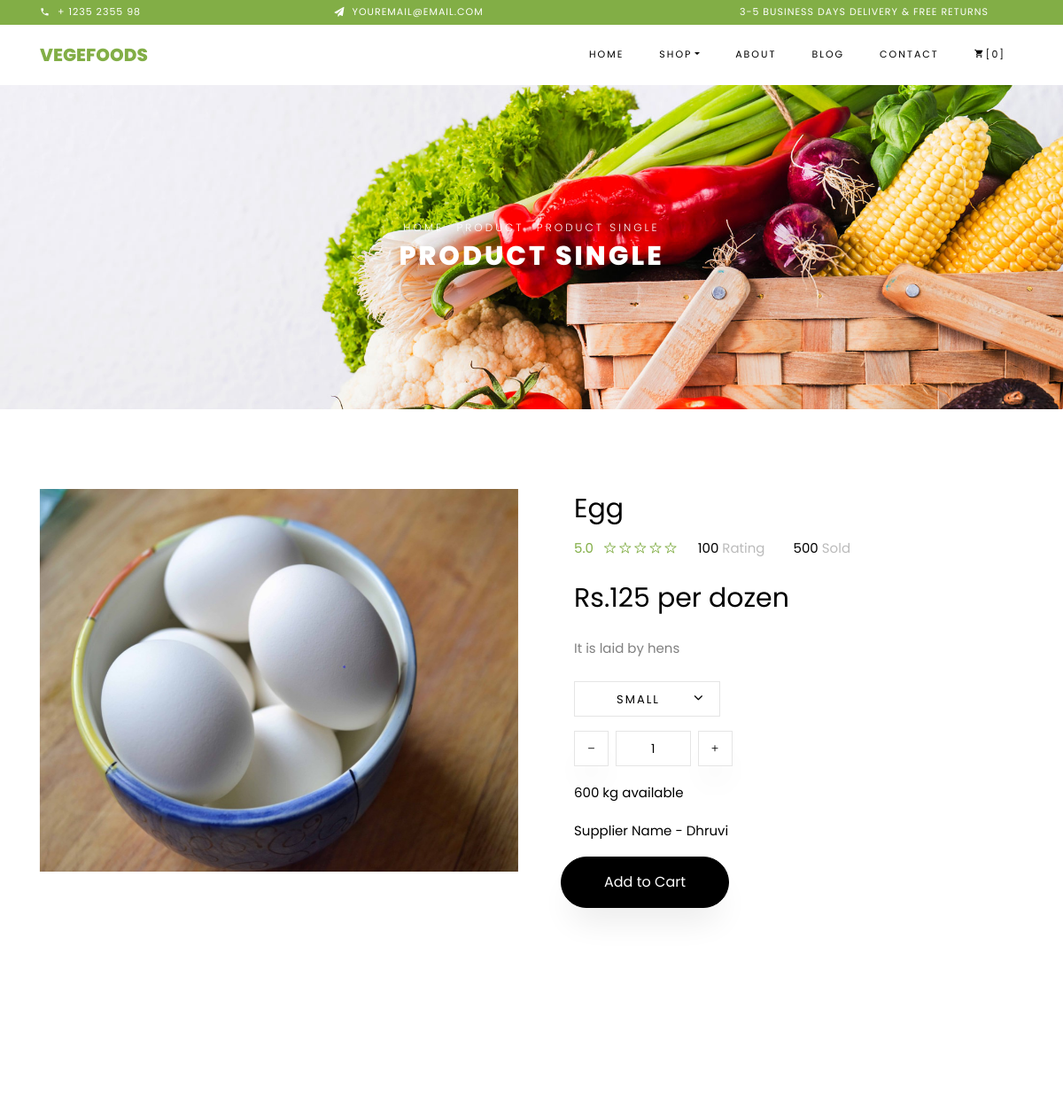
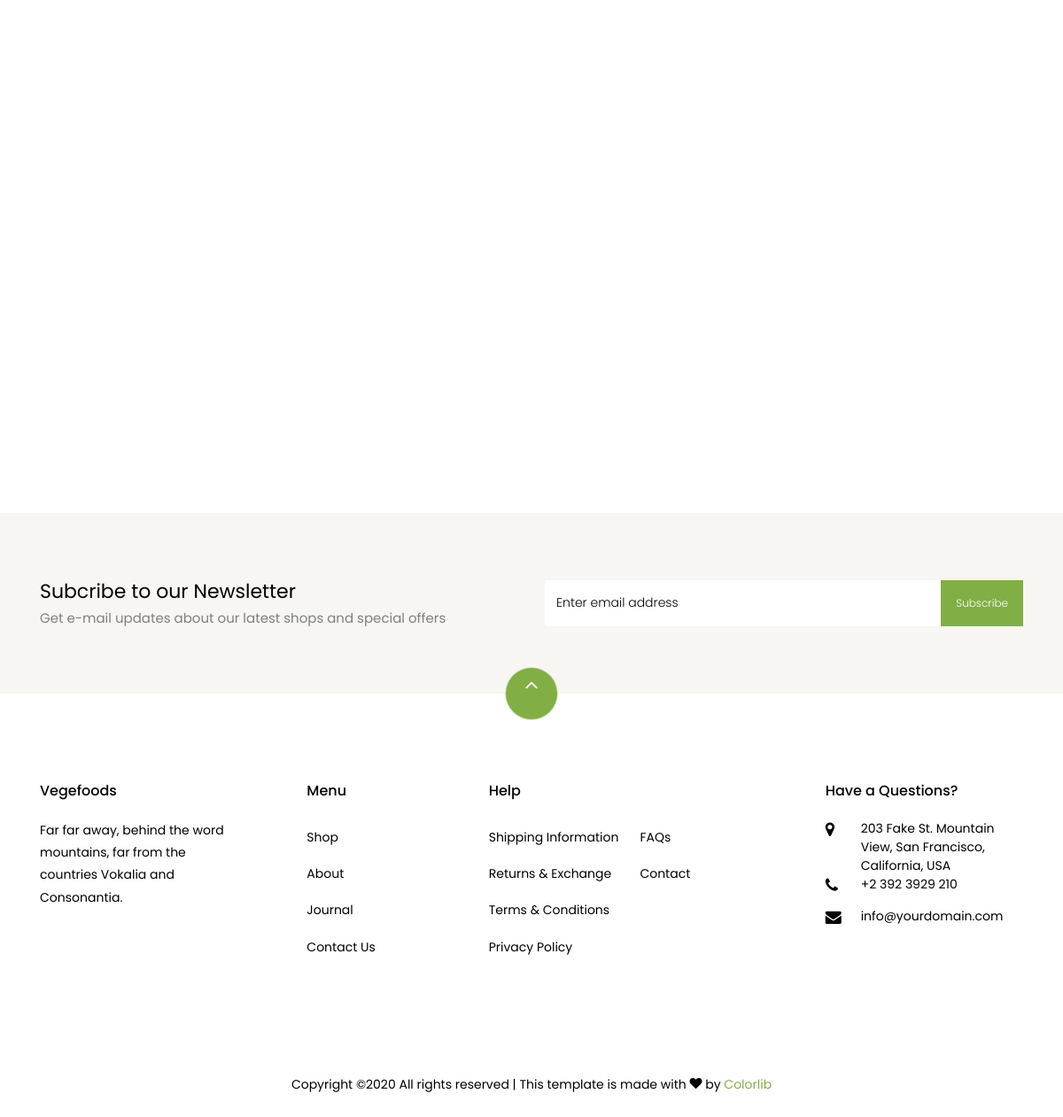
The page /product-single/Egg on the database its author committed (2 pictures, top to bottom).
### shop/models.py (models this page shows)
class Product(models.Model):
    product_name = models.CharField(max_length=100)
    supplier = models.ForeignKey(Supplier, on_delete=models.CASCADE, null=True)
    description = models.CharField(max_length=150)
    product_price = models.IntegerField(default=0)
    out_of_stock = models.BooleanField(default=False)
    category = models.CharField(max_length=100)
    product_image = models.CharField(max_length=100)

class Supplier(models.Model):
    supplier_name = models.CharField(max_length=100)
    phone = models.CharField(max_length=10)

### shop/views.py (the view)
# urls.py: path('product-single/<slug:name>',views.product_single,name='product_single'),
def product_single(request, name):
    pdata = Product.objects.get(product_name=name)
    print(pdata.supplier.supplier_name)
    return render(request, 'product-single.html',{'pdata':pdata})

### templates/product-single.html (shortened to what this page needs)
{% load static %}
{% static "images" as BaseUrl%}
<!DOCTYPE html>
<html lang="en">
  <head>
    <link rel="stylesheet" href="{% static 'css/open-iconic-bootstrap.min.css'%}">
    <link rel="stylesheet" href="{% static 'css/animate.css'%}">
    <link rel="stylesheet" href="{% static 'css/owl.carousel.min.css'%}">
    <link rel="stylesheet" href="{% static 'css/owl.theme.default.min.css'%}">
    <link rel="stylesheet" href="{% static 'css/magnific-popup.css'%}">
    <link rel="stylesheet" href="{% static 'css/aos.css'%}">
    <link rel="stylesheet" href="{% static 'css/ionicons.min.css'%}">
    <link rel="stylesheet" href="{% static 'css/bootstrap-datepicker.css'%}">
    <link rel="stylesheet" href="{% static 'css/jquery.timepicker.css'%}">
    <link rel="stylesheet" href="{% static 'css/flaticon.css'%}">
    <link rel="stylesheet" href="{% static 'css/icomoon.css'%}">
    <link rel="stylesheet" href="{% static 'css/style.css'%}">
  </head>
  <body class="goto-here">
		<div class="py-1 bg-primary">
    	<div class="container">
    		<div class="row no-gutters d-flex align-items-start align-items-center px-md-0">
	    		<div class="col-lg-12 d-block">
		    		<div class="row d-flex">
		    			<div class="col-md pr-4 d-flex topper align-items-center">
					    	<div class="icon mr-2 d-flex justify-content-center align-items-center"><span class="icon-phone2"></span></div>
						    <span class="text">+ 1235 2355 98</span>
					    </div>
					    <div class="col-md pr-4 d-flex topper align-items-center">
					    	<div class="icon mr-2 d-flex justify-content-center align-items-center"><span class="icon-paper-plane"></span></div>
						    <span class="text">youremail@email.com</span>
					    </div>
					    <div class="col-md-5 pr-4 d-flex topper align-items-center text-lg-right">
						    <span class="text">3-5 Business days delivery &amp; Free Returns</span>
					    </div>
				    </div>
			    </div>
		    </div>
		  </div>
    </div>
    <nav class="navbar navbar-expand-lg navbar-dark ftco_navbar bg-dark ftco-navbar-light" id="ftco-navbar">
	    <div class="container">
	      <a class="navbar-brand" href="index.html">Vegefoods</a>
	      <div class="collapse navbar-collapse" id="ftco-nav">
	        <ul class="navbar-nav ml-auto">
	          <li class="nav-item"><a href="{% url 'home' %}" class="nav-link">Home</a></li>
	          <li class="nav-item active dropdown">
              <a class="nav-link dropdown-toggle" href="{% url 'shop' %}" id="dropdown04" data-toggle="dropdown" aria-haspopup="true" aria-expanded="false">Shop</a>
            </li>
	          <li class="nav-item"><a href="about.html" class="nav-link">About</a></li>
	          <li class="nav-item"><a href="blog.html" class="nav-link">Blog</a></li>
	          <li class="nav-item"><a href="contact.html" class="nav-link">Contact</a></li>
	          <li class="nav-item cta cta-colored"><a href="{% url 'cart' %}" class="nav-link"><span class="icon-shopping_cart"></span>[0]</a></li>
	        </ul>
	      </div>
	    </div>
	  </nav>
	<div class="hero-wrap hero-bread" style="background-image: url({{BaseUrl}}/bg_1.jpg);">
      <div class="container">
        <div class="row no-gutters slider-text align-items-center justify-content-center">
          <div class="col-md-9 ftco-animate text-center">
          	<p class="breadcrumbs"><span class="mr-2"><a href="index.html">Home</a></span> <span class="mr-2"><a href="index.html">Product</a></span> <span>Product Single</span></p>
            <h1 class="mb-0 bread">Product Single</h1>
          </div>
        </div>
      </div>
    </div>
    <section class="ftco-section">
    	<div class="container">
    		<div class="row">
    			<div class="col-lg-6 mb-5 ftco-animate">
    				<a href="{{BaseUrl}}/{{pdata.product_image}}" class="image-popup"><img src="{{BaseUrl}}/{{pdata.product_image}}" class="img-fluid" alt="Colorlib Template"></a>
    			</div>
    			<div class="col-lg-6 product-details pl-md-5 ftco-animate">
    				<h3>{{pdata.product_name}}</h3>
    				<div class="rating d-flex">
							<p class="text-left mr-4">
								<a href="#" class="mr-2">5.0</a>
								<a href="#"><span class="ion-ios-star-outline"></span></a>
								<a href="#"><span class="ion-ios-star-outline"></span></a>
								<a href="#"><span class="ion-ios-star-outline"></span></a>
								<a href="#"><span class="ion-ios-star-outline"></span></a>
								<a href="#"><span class="ion-ios-star-outline"></span></a>
							</p>
							<p class="text-left mr-4">
								<a href="#" class="mr-2" style="color: #000;">100 <span style="color: #bbb;">Rating</span></a>
							</p>
							<p class="text-left">
								<a href="#" class="mr-2" style="color: #000;">500 <span style="color: #bbb;">Sold</span></a>
							</p>
						</div>
    				<p class="price"><span>Rs.{{pdata.product_price}} per dozen</span></p>
						<p>{{pdata.description}}</p>
						<div class="row mt-4">
							<div class="col-md-6">
								<div class="form-group d-flex">
		              <div class="select-wrap">
	                  <div class="icon"><span class="ion-ios-arrow-down"></span></div>
	                  <select name="" id="" class="form-control">
	                  	<option value="">Small</option>
	                  </select>
	                </div>
		            </div>
							</div>
					<form  method="post" action="{% url 'add_to_cart' name=pdata.product_name %}">
					<div class="input-group col-md-6 d-flex mb-3">
	             		<span class="input-group-btn mr-2">
	                		<button type="button" class="quantity-left-minus btn"  data-type="minus" data-field="">
	                   	<i class="ion-ios-remove"></i>
	                		</button>
	            		</span>
	             		<input type="text" id="quantity" name="quantity" style="padding:10px 10px"class="form-control input-number" value="1" min="1" max="100">
	             		<span class="input-group-btn ml-2">
	                		<button type="button" class="quantity-right-plus btn" data-type="plus" data-field="">
	                     	<i class="ion-ios-add"></i>
	                 		</button>
	             		</span>
	          		</div>
	          		<div class="col-md-12">
						  <p style="color: #000;">600 kg available</p>
						  <p style="color: #000;">Supplier Name - {{pdata.supplier.supplier_name}}</p>
	          		</div>
					  <p>
						  <input type="submit" value="Add to Cart" class="btn btn-black py-3 px-5">
					</p>
					</form>
				</div>
    			</div>
    		</div>
    	</div>
    </section>
    <section class="ftco-section">
    	<div class="container">
				<div class="row justify-content-center mb-3 pb-3">
        </div>
    	</div>
    	<div class="container">
    		<div class="row">
    		</div>
    	</div>
    </section>
		<section class="ftco-section ftco-no-pt ftco-no-pb py-5 bg-light">
      <div class="container py-4">
        <div class="row d-flex justify-content-center py-5">
          <div class="col-md-6">
          	<h2 style="font-size: 22px;" class="mb-0">Subcribe to our Newsletter</h2>
          	<span>Get e-mail updates about our latest shops and special offers</span>
          </div>
          <div class="col-md-6 d-flex align-items-center">
            <form action="#" class="subscribe-form">
              <div class="form-group d-flex">
                <input type="text" class="form-control" placeholder="Enter email address">
                <input type="submit" value="Subscribe" class="submit px-3">
              </div>
            </form>
          </div>
        </div>
      </div>
    </section>
    <footer class="ftco-footer ftco-section">
      <div class="container">
      	<div class="row">
      		<div class="mouse">
						<a href="#" class="mouse-icon">
							<div class="mouse-wheel"><span class="ion-ios-arrow-up"></span></div>
						</a>
					</div>
      	</div>
        <div class="row mb-5">
          <div class="col-md">
            <div class="ftco-footer-widget mb-4">
              <h2 class="ftco-heading-2">Vegefoods</h2>
              <p>Far far away, behind the word mountains, far from the countries Vokalia and Consonantia.</p>
              <ul class="ftco-footer-social list-unstyled float-md-left float-lft mt-5">
              </ul>
            </div>
          </div>
          <div class="col-md">
            <div class="ftco-footer-widget mb-4 ml-md-5">
              <h2 class="ftco-heading-2">Menu</h2>
              <ul class="list-unstyled">
                <li><a href="#" class="py-2 d-block">Shop</a></li>
                <li><a href="#" class="py-2 d-block">About</a></li>
                <li><a href="#" class="py-2 d-block">Journal</a></li>
                <li><a href="#" class="py-2 d-block">Contact Us</a></li>
              </ul>
            </div>
          </div>
          <div class="col-md-4">
             <div class="ftco-footer-widget mb-4">
              <h2 class="ftco-heading-2">Help</h2>
              <div class="d-flex">
	              <ul class="list-unstyled mr-l-5 pr-l-3 mr-4">
	                <li><a href="#" class="py-2 d-block">Shipping Information</a></li>
	                <li><a href="#" class="py-2 d-block">Returns &amp; Exchange</a></li>
	                <li><a href="#" class="py-2 d-block">Terms &amp; Conditions</a></li>
	                <li><a href="#" class="py-2 d-block">Privacy Policy</a></li>
	              </ul>
	              <ul class="list-unstyled">
	                <li><a href="#" class="py-2 d-block">FAQs</a></li>
	                <li><a href="#" class="py-2 d-block">Contact</a></li>
	              </ul>
	            </div>
            </div>
          </div>
          <div class="col-md">
            <div class="ftco-footer-widget mb-4">
            	<h2 class="ftco-heading-2">Have a Questions?</h2>
            	<div class="block-23 mb-3">
	              <ul>
	                <li><span class="icon icon-map-marker"></span><span class="text">203 Fake St. Mountain View, San Francisco, California, USA</span></li>
	                <li><a href="#"><span class="icon icon-phone"></span><span class="text">+2 392 3929 210</span></a></li>
	                <li><a href="#"><span class="icon icon-envelope"></span><span class="text">info@yourdomain.com</span></a></li>
	              </ul>
	            </div>
            </div>
          </div>
        </div>
        <div class="row">
          <div class="col-md-12 text-center">
            <p>
						  Copyright &copy;<script>document.write(new Date().getFullYear());</script> All rights reserved | This template is made with <i class="icon-heart color-danger" aria-hidden="true"></i> by <a href="https://colorlib.com" target="_blank">Colorlib</a>
						</p>
          </div>
        </div>
      </div>
    </footer>
  </body>
</html>

### static/css/icomoon.css (style rules this page uses)
[class^="icon-"], [class*=" icon-"] { font-family: 'icomoon' !important; speak: none; font-style: normal; font-weight: normal; font-variant: normal; text-transform: none; line-height: 1; -webkit-font-smoothing: antialiased; -moz-osx-font-smoothing: grayscale; }
.icon-heart:before { content: "\f004"; }
.icon-map-marker:before { content: "\f041"; }
.icon-phone:before { content: "\f095"; }
.icon-envelope:before { content: "\f0e0"; }
.icon-paper-plane:before { content: "\f1d8"; }
.icon-phone2:before { content: "\e0cd"; }
.icon-shopping_cart:before { content: "\e8cc"; }

### rows shown on the page
Product: product_image (picture), product_name "Egg", product_price "125", description "It is laid by hens", supplier.supplier_name "Dhruvi"
